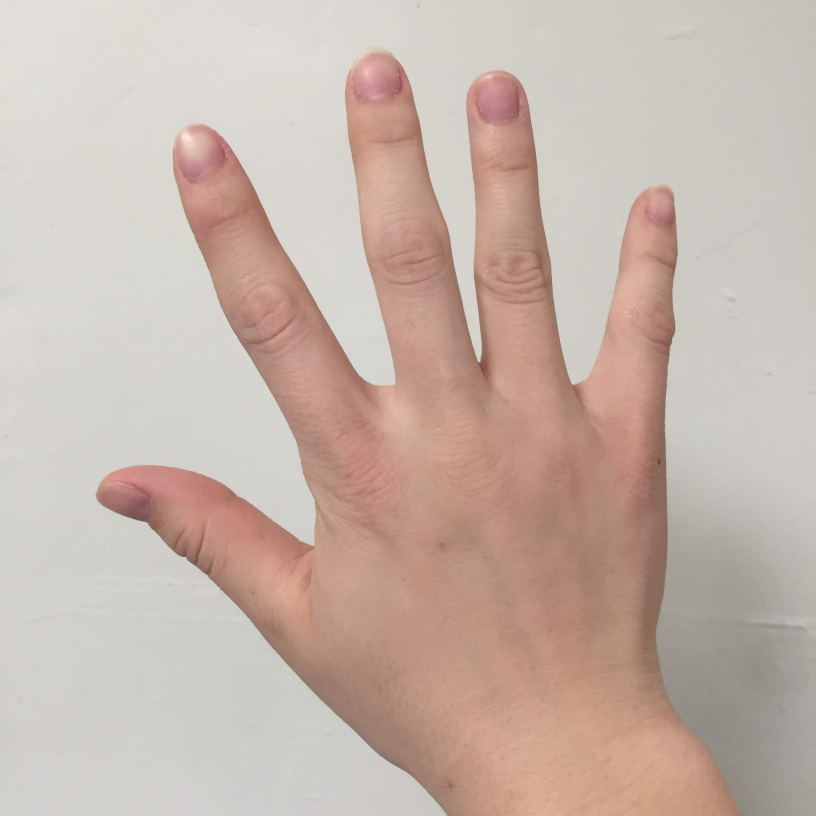
#> input picture Photos/IMG_6636.jpg, 2448 x 2448 px (shown at 1/3 size)
$ python -i importatationt.py   (imports and definitions only)
#> lines starting #> are read from the running program, lines starting #| are printed output that depends on the picture
import time
from PIL import Image,ImageFilter


def editPic(img,size=80):
    try:
        img = img.convert("L").resize((size,size)).filter(ImageFilter.FIND_EDGES).crop((1,1,size-1,size-1))
    except:
        pass
    return img

def importPics(filename,process = False):
    if process:
        pics = []
        finalData = []
        now = time.time()
        numPics = 10

        # Import and edit each image
        for i in range(numPics):
            id = filename + "/IMG_" + str(6719+i) + ".jpg"
            pics.append(Image.open(id))
        pics = [editPic(p) for p in pics]


        # make rotations and np.array them
        for p in pics:
            finalData.append(p)
            # Rotated images can make more data

        # print(time.time()-now) #processing takes ~.22 seconds per pic, 50*.22 = 11 secs

        for f in range(len(finalData)):
            finalData[f].save("testPhotos/" + str(17+f) + ".jpg","JPEG")


# [1 line not run here, left out]

>>> from PIL import Image
>>> picture = Image.open('Photos/IMG_6636.jpg')
#> picture is the input picture: PIL image 2448x2448 RGB; mean R, G, B 199, 181.2, 171.2
>>> result = editPic(picture)
#> in editPic, `img = img.convert("L").resize((size,size)).filter(ImageFilter.FIND_EDG..`:
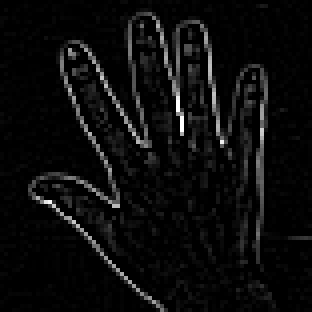
#> img: PIL image 78x78 L (shown 4 times larger); min 0, max 255, mean 11.9

$ run again, on Photos/IMG_6637.jpg
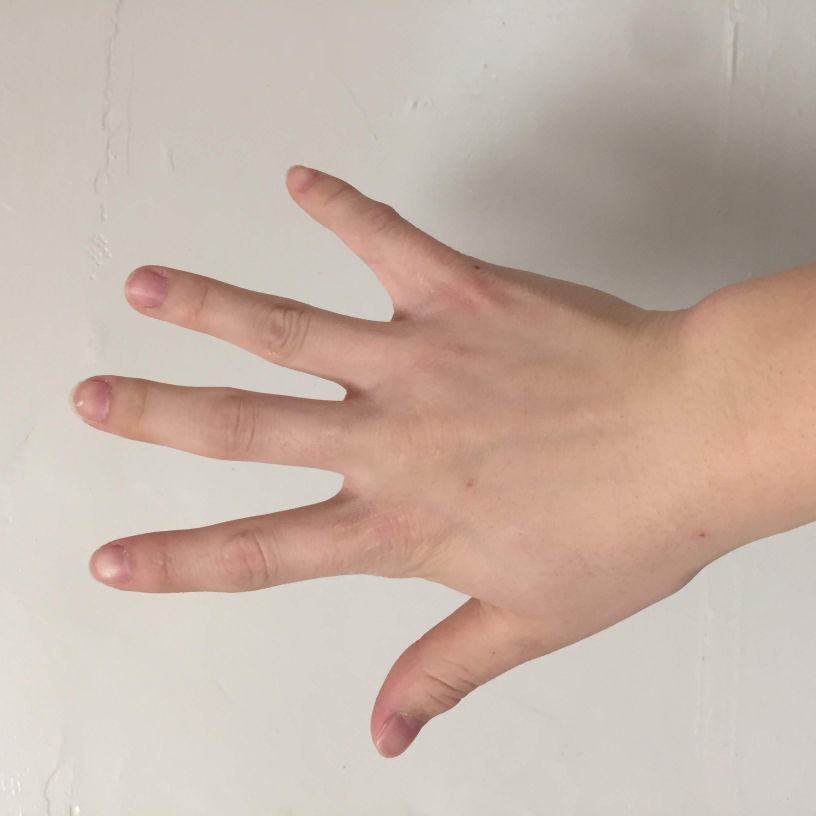
#> input picture Photos/IMG_6637.jpg, 2448 x 2448 px (shown at 1/3 size)
#> picture is the input picture: PIL image 2448x2448 RGB; mean R, G, B 197.6, 178.9, 167.5
#> in editPic, `img = img.convert("L").resize((size,size)).filter(ImageFilter.FIND_EDG..`:
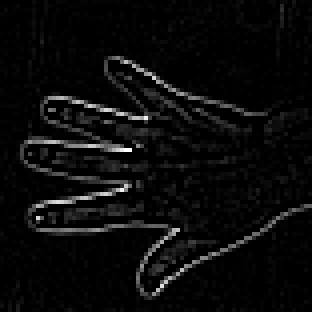
#> img: PIL image 78x78 L (shown 4 times larger); min 0, max 255, mean 10.7
